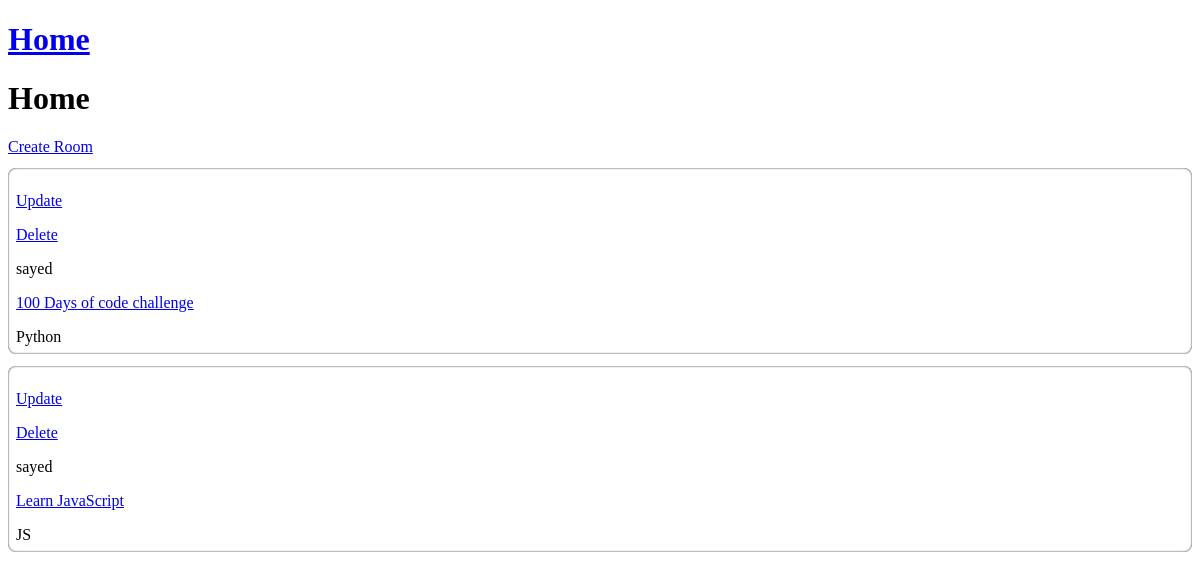
/, run on an earlier commit of the app's database.
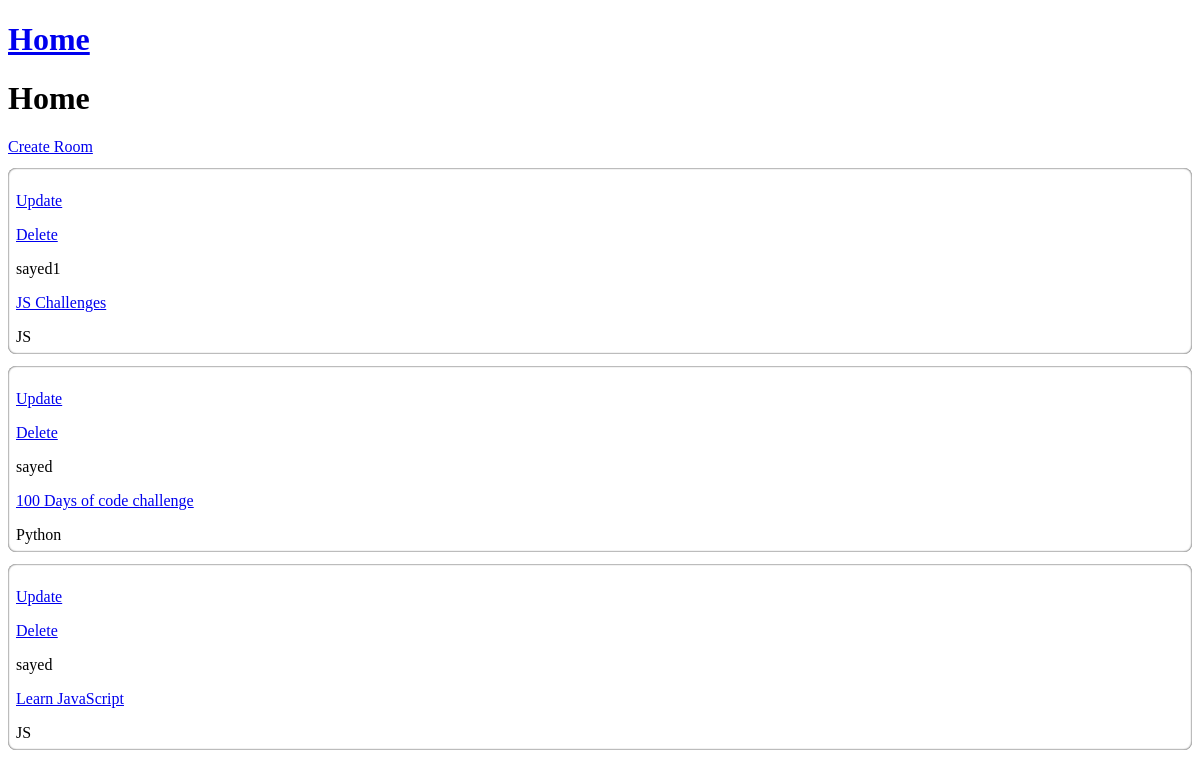
And on a later commit of the database.
### base/models.py (models this page shows, shortened)
class Room(models.Model):
  host = models.ForeignKey(User,on_delete=models.SET_NULL,null=True)
  topic= models.ForeignKey(Topic,on_delete=models.SET_NULL,null=True)
  name=models.CharField(max_length=200)
  description=models.TextField(null=True,blank=True)
  updated = models.DateTimeField(auto_now=True)
  created = models.DateTimeField(auto_now_add=True)
  def __str__(self):
    return self.name

class Topic(models.Model):
  name = models.CharField(max_length=200)

### base/views.py (the view)
# urls.py: path('', views.home, name='home'),
def home(request):
  rooms = Room.objects.all().order_by('-updated','-created')
  print(rooms)
  context = {
    'all_rooms': rooms,
  }
  template = loader.get_template('base/home.html')
  return HttpResponse(template.render(context,request))

### base/templates/base/home.html
{% extends 'main.html' %} {% block content %}
<h1>Home</h1>
<a href="{% url 'create-room' %}">Create Room</a>
{% for room in all_rooms %}
<div
  style="
    margin: 12px 0;
    box-shadow: inset 0 0 2px black;
    padding: 8px;
    border-radius: 8px;
  "
>
  <a href="{% url 'update-room' room.id %}"><p>Update</p></a>
  <a href="{% url 'delete-room' room.id %}"><p>Delete</p></a>
  <span>{{room.host.username}}</span>
  <p><a href="{% url 'room-details' room.id %}">{{ room.name }}</a></p>
  <span>{{room.topic.name}}</span>
</div>
{% endfor %} {% endblock %}

What changed in the data, as far as the page shows it:
added Room: host.username "sayed1", name "JS Challenges", topic.name "JS"
